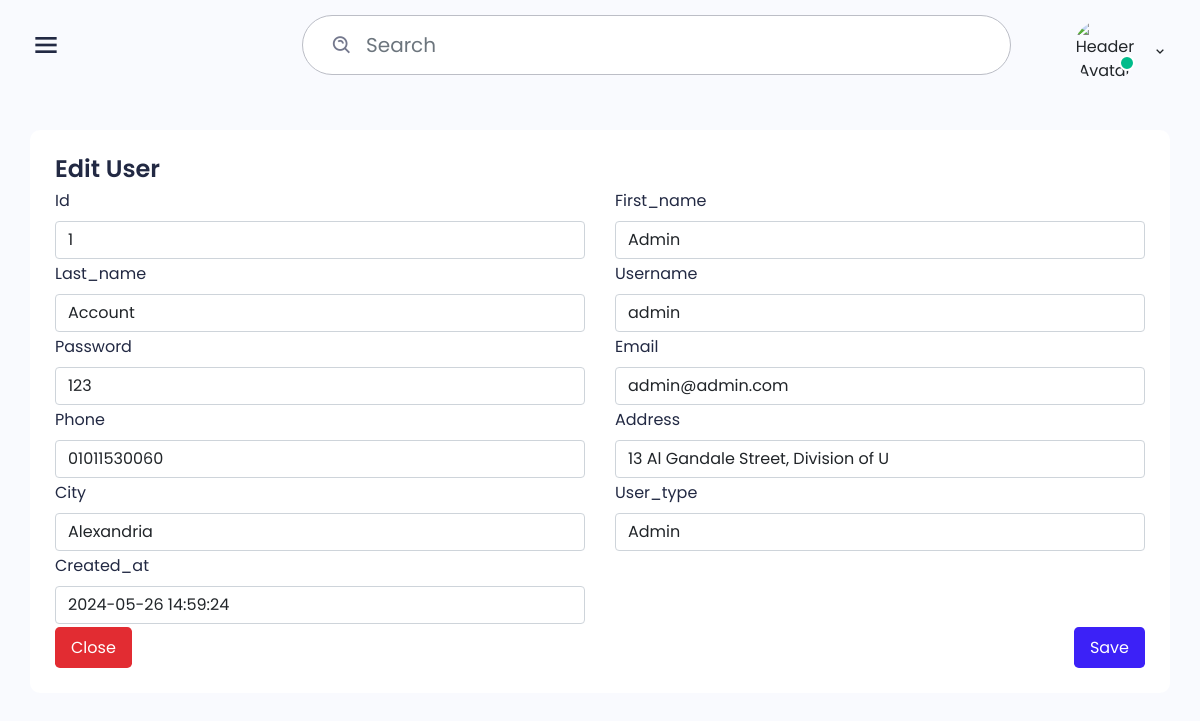
/e/user/1 (signed in), run on an earlier commit of the app's database.
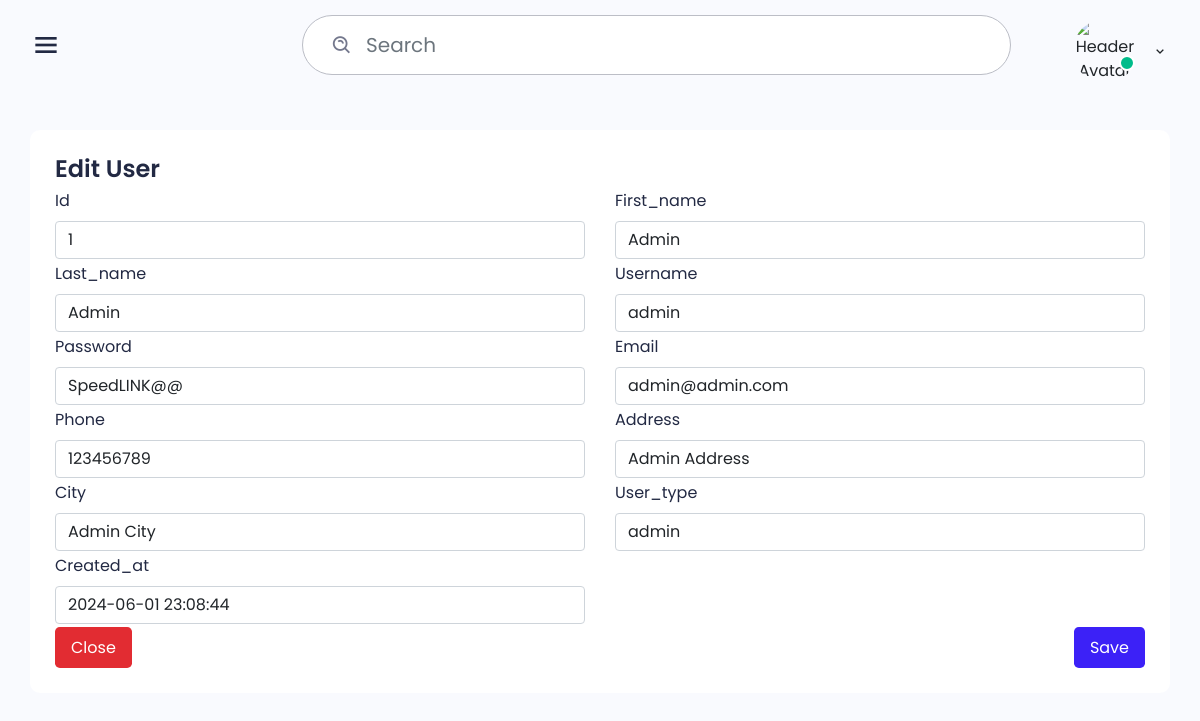
And on a later commit of the database.
### app.py (models this page shows)
class User(db.Model):
      id = db.Column(db.Integer, primary_key=True)
      first_name = db.Column(db.String(80), nullable=False)
      last_name = db.Column(db.String(80), nullable=False)
      username = db.Column(db.String(80), nullable=False, unique=True)
      password = db.Column(db.String(80), nullable=False)
      email = db.Column(db.String(120), nullable=False, unique=True)
      phone = db.Column(db.String(80), nullable=False)
      address = db.Column(db.String(80), nullable=False)
      city = db.Column(db.String(80), nullable=False)
      user_type = db.Column(db.String(80), nullable=False)  # Admin, shipper, delivery
      created_at = db.Column(db.DateTime, server_default=db.func.now())

### app.py (the view, shortened to what this page needs)
@app.route('/e/<table>/<int:id>', methods=['GET', 'POST'])
def edit_record(table, id):
    if not session.get('logged_in'):
        return redirect(url_for('admin_login'))
    model = get_model_by_name(table)
    if not model:
        return f"Table '{table}' not found", 404
    record = model.query.get_or_404(id)
    return render_template('edit_record.html', record=record, table=table.capitalize())

### app.py (called while the page is built)
def getattr_filter(obj, attr):
    return getattr(obj, attr)

def get_model_by_name(name):
    return MODEL_MAPPING.get(name.lower())

### templates/edit_record.html (shortened to what this page needs)
{% extends 'base.html' %}
{% block content %}
<div class="row">
    <div class="col-12">
        <div class="box">
            <div class="box-header">
                <h3 class="box-title">Edit {{ table }}</h3>
            </div>
            <form method="POST">
                <div class="box-body">
                    <div class="row">
                        {% for field in record.__table__.columns %}
                        <div class="col-md-6 col-sm-12 mb-3">
                            <div class="form-group">
                                <label class="form-label">{{ field.name | capitalize }}</label>
                                {% if field.type.python_type == datetime %}
                                <input class="form-control" type="datetime-local" name="{{ field.name }}" value="{{ record|getattr(field.name)|strftime('%Y-%m-%dT%H:%M:%S') }}">
                                {% else %}
                                <input class="form-control" type="text" name="{{ field.name }}" value="{{ record|getattr(field.name) }}">
                                {% endif %}
                            </div>
                        </div>
                        {% endfor %}
                    </div>
                </div>
                <div class="box-footer d-flex justify-content-between">
                    <a href="#" class="btn btn-danger btn-lg fs-16">Close</a>
                    <button class="btn btn-primary btn-lg fs-16" type="submit">Save</button>
                </div>
            </form>
        </div>
    </div>
</div>
{% endblock %}

What changed in the data, as far as the page shows it:
changed User "Admin": last_name "Account" → "Admin"; password "123" → "SpeedLINK@@"; phone "01011530060" → "123456789"; address "13 Al Gandale Street, Division of U" → "Admin Address"; city "Alexandria" → "Admin City"; user_type "Admin" → "admin"; created_at "2024-05-26 14:59:24" → "2024-06-01 23:08:44"
